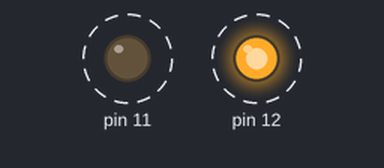
Simulated run of this sketch. Board: Arduino Uno, built with avr-gcc and run on an emulated ATmega328P. Parts: output pins drawn as LEDs (lit = HIGH). Dashed ring = blinking.

Above: at 0.2 s.
Timing chart, 0 to 4.6 s (numbered marks = the images above):
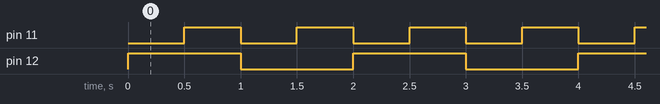

Measured:
- by itself, pin 11: alternates HIGH for 0.50 s and LOW for 0.50 s
- by itself, pin 12: alternates HIGH for 1.0 s and LOW for 1.0 s
- by itself, everything shown: repeats every 2.0 s, in 4 steps

The sketch:

blink.ino
```cpp
void setup() {
  // put your setup code here, to run once:
  pinMode(12, OUTPUT);
  pinMode(11, OUTPUT);
}

void loop() {
  // put your main code here, to run repeatedly:
  digitalWrite(12, HIGH);
  digitalWrite(11, LOW);
  delay(500);
  digitalWrite(11, HIGH);
  delay(500);
  digitalWrite(12, LOW);
  digitalWrite(11, LOW);
  delay(500);
  digitalWrite(11, HIGH);
  delay(500);
}
```
